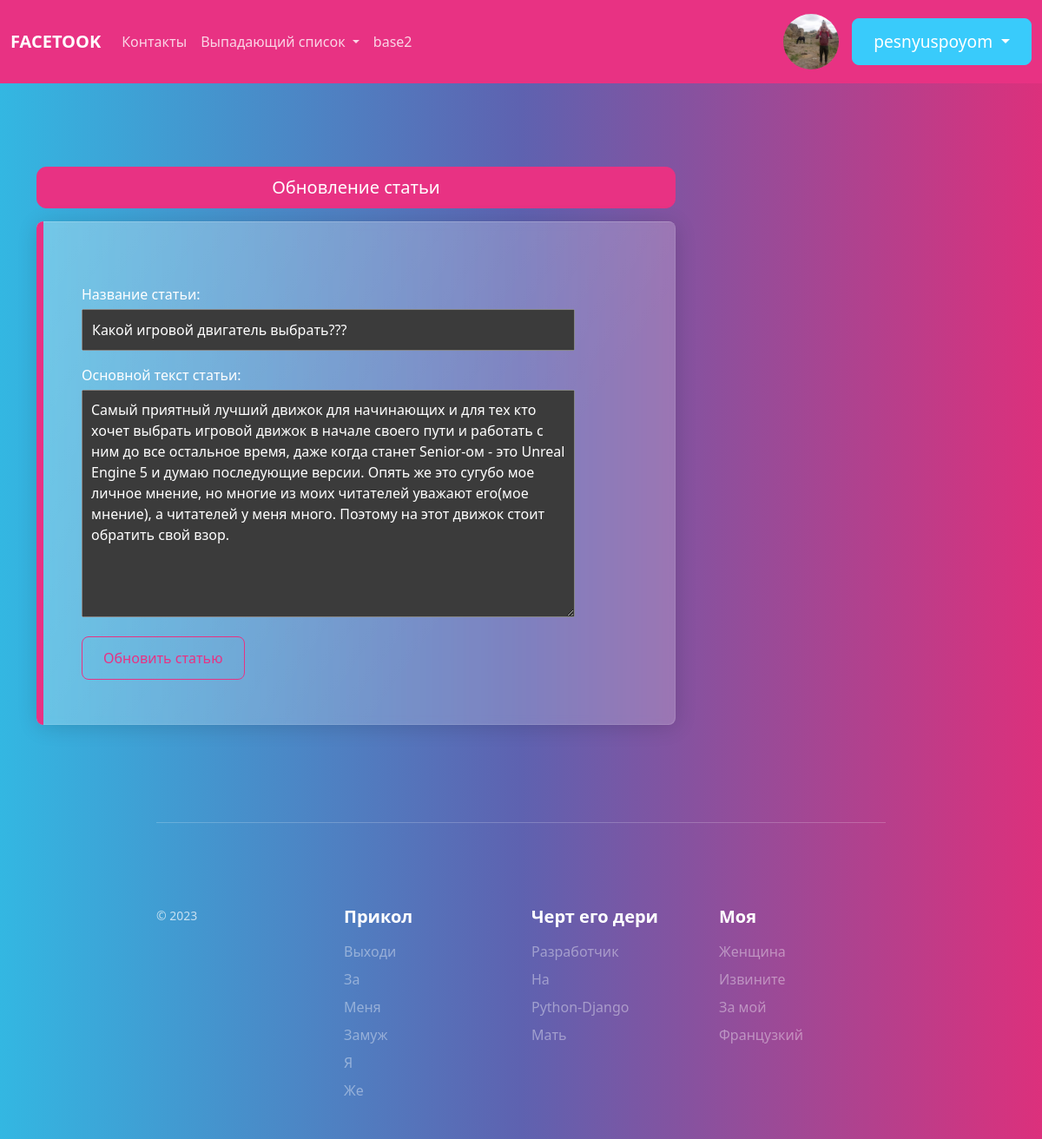
Page /news/1/update (signed in) on the committed database.
### users/models.py (models this page shows, shortened)
class Profile(models.Model):
    user = models.OneToOneField(User, on_delete=models.CASCADE)
    img = models.ImageField('Фото пользователя', default='default.png', upload_to='user_images')
    class Meta:
        verbose_name = 'Профайл'
        verbose_name_plural = 'Профайлы'

### blog/models.py (models this page shows, shortened)
class News(models.Model):                                       # unique СНИЗУ, добавляет уникальность, статьи с таким же именем не будет
    title = models.CharField('Название статьи', max_length=200, unique=True) # класс CharField позволяет создать поле, в котором мы можем написать текст с ограничением 100 символов
    text = models.TextField('Основной текст статьи') # класс TextField позволяет создать поле, в котором мы можем написать текст ограничением
    date = models.DateTimeField('Дата', default=timezone.now) # класс DateTimeField время создания статьи
    avtor = models.ForeignKey(User, verbose_name='Автор', on_delete=models.CASCADE)  # это поле привязанное к определенному пользователю + управлние удалением этого пользователя
    class Meta:
        verbose_name = 'Новость'
        verbose_name_plural = 'Новости'

### blog/views.py (the view, shortened to what this page needs)
# urls.py: path('news/<int:pk>/update', views.UpdateNewsView.as_view(), name='news-update'),
class UpdateNewsView(LoginRequiredMixin, UserPassesTestMixin, UpdateView):
    model = News
    template_name = 'blog/create_news.html'
    fields = ['title', 'text']
    def get_context_data(self, **kwargs):
        ctx = super(UpdateNewsView, self).get_context_data(**kwargs)
        ctx['title'] = 'Обновление статьи'
        ctx['btn_text'] = 'Обновить статью'
        return ctx
    def test_func(self):
        news = self.get_object()
        if self.request.user == news.avtor:
            return True
        return False

### blog/templates/blog/create_news.html (shortened to what this page needs)
{% extends 'blog/base.html' %}
{%block content%}
<div class="d-grid gap-2">
    <button class="btn btn-lg btn-primary" type="button" style="margin-bottom: 15px">
        <ya-tr-span data-index="301-0" data-translated="true" data-source-lang="en" data-target-lang="ru"
                    data-value="Block button" data-translation="Кнопка блокировки" data-ch="0" data-type="trSpan">
            {{ title }}
        </ya-tr-span>
    </button>
</div>
<div class="alert alert-dismissible alert-primary">
    <form method="post" class="form-register auth">
        {{ form.as_p }}
        <button class="btn btn-outline-primary" type="submit">{{ btn_text }}</button>
    </form>
</div>
{% endblock %}

### blog/templates/blog/base.html (shortened to what this page needs)
{% load static %}
<!doctype html>
<html lang="ru">
<head>
    <link rel="stylesheet" href="{% static 'css/bootstrap.css' %}">
    <link rel="stylesheet" href="{% static 'blog/main.css' %}">
</head>
<body>
<nav class="navbar navbar-expand-lg navbar-dark bg-primary">
    <div class="container-fluid">
        <a class="navbar-brand" href="http://127.0.0.1:8000/">
            <ya-tr-span data-index="41-0" data-translated="false" data-source-lang="en" data-target-lang="ru"
                        data-value="Navbar" data-translation="Панель навигации" data-ch="0" data-type="trSpan">
                FACETOOK
            </ya-tr-span>
        </a>
        <div class="collapse navbar-collapse" id="navbarColor01">
            <ul class="navbar-nav me-auto">
                <li class="nav-item">
                    <a class="nav-link" href="{% url 'contacts' %}">
                        <ya-tr-span data-index="43-0" data-translated="false" data-source-lang="en"
                                    data-target-lang="ru" data-value="Features" data-translation="Характеристики"
                                    data-ch="0" data-type="trSpan">Контакты
                        </ya-tr-span>
                    </a>
                </li>
                <li class="nav-item dropdown">
                    <a class="nav-link dropdown-toggle show" data-bs-toggle="dropdown" href="#" role="button"
                       aria-haspopup="true" aria-expanded="true">
                        <ya-tr-span data-index="46-0" data-translated="false" data-source-lang="en"
                                    data-target-lang="ru" data-value="Dropdown" data-translation="Выпадающий список"
                                    data-ch="0" data-type="trSpan">Выпадающий список
                        </ya-tr-span>
                    </a>
                </li>
                <li class="nav-item">
                    <a class="nav-link" href="{% url 'base2' %}">
                        <ya-tr-span data-index="43-0" data-translated="false" data-source-lang="en"
                                    data-target-lang="ru" data-value="Features" data-translation="Характеристики"
                                    data-ch="0" data-type="trSpan">base2
                        </ya-tr-span>
                    </a>
                </li>
            </ul>
            {% if not user.is_authenticated %}
            <a href="{% url 'reg' %}">
                <button class="btn btn-outline-warning">Регистрация</button>
            </a>
            <a href="{% url 'user' %}" class="px-2">
                <button class="btn btn-outline-info">Войти</button>
            </a>
            {% else %}
            <img src="{{ user.profile.img.url }}" alt="{{ username }}'s profile picture" class="user_images">
            <div class="btn-group" role="group" aria-label="Группа кнопок с вложенным выпадающим списком">
                <div class="btn-group" role="group">
                    <button id="btnGroupDrop4" type="button" class="btn btn-info dropdown-toggle"
                            data-bs-toggle="dropdown" aria-haspopup="true" aria-expanded="false"
                            style="font-size: 1.2em;">
                        {{ user.username }}
                    </button>
                </div>
            </div>
            {% endif %}
        </div>
    </div>
</nav>
<div class="container mt-5">
    <div class="row">
        <div class="col-md-8">
            {% block content %}
            {% endblock %}
        </div>
        <div class="col-md-4">
        </div>
    </div>
</div>
<footer class="pt-4 my-md-5 pt-md-5 border-top">
    <div class="row">
        <div class="col-12 col-md">
            <small class="d-block mb-3 text-muted">© 2023</small>
        </div>
        <div class="col-6 col-md">
            <h5>Прикол</h5>
            <ul class="list-unstyled text-small">
                <li class="mb-1"><a class="link-secondary text-decoration-none" href="#">Выходи</a></li>
                <li class="mb-1"><a class="link-secondary text-decoration-none" href="#">За</a></li>
                <li class="mb-1"><a class="link-secondary text-decoration-none" href="#">Меня</a></li>
                <li class="mb-1"><a class="link-secondary text-decoration-none" href="#">Замуж</a></li>
                <li class="mb-1"><a class="link-secondary text-decoration-none" href="#">Я</a></li>
                <li class="mb-1"><a class="link-secondary text-decoration-none" href="#">Же</a></li>
            </ul>
        </div>
        <div class="col-6 col-md">
            <h5>Черт его дери</h5>
            <ul class="list-unstyled text-small">
                <li class="mb-1"><a class="link-secondary text-decoration-none" href="#">Разработчик</a></li>
                <li class="mb-1"><a class="link-secondary text-decoration-none" href="#">На</a></li>
                <li class="mb-1"><a class="link-secondary text-decoration-none" href="#">Python-Django</a></li>
                <li class="mb-1"><a class="link-secondary text-decoration-none" href="#">Мать</a></li>
            </ul>
        </div>
        <div class="col-6 col-md">
            <h5>Моя</h5>
            <ul class="list-unstyled text-small">
                <li class="mb-1"><a class="link-secondary text-decoration-none" href="#">Женщина</a></li>
                <li class="mb-1"><a class="link-secondary text-decoration-none" href="#">Извините</a></li>
                <li class="mb-1"><a class="link-secondary text-decoration-none" href="#">За мой</a></li>
                <li class="mb-1"><a class="link-secondary text-decoration-none" href="#">Французкий</a></li>
            </ul>
        </div>
    </div>
</footer>
</body>
</html>

### blog/static/blog/main.css (style rules this page uses)
.user_images { width: 64px; height: 64px; border-radius: 50%; margin-right: 15px; margin-left: 20px; }
.form-register { padding: 20px; margin-top: 20px; margin-top: 20px; }
.form-register.auth input, .form-register.auth textarea { width: 100%; margin-top: 5px; padding: 10px; }
footer { width: 70%; margin-left: 15%; }

### blog/templates/blog/base.html (style rules this page uses)
.navbar-brand { font-weight: bold; }

### rows in the picture
News: title "Какой игровой двигатель выбрать???", text "Самый приятный лучший движок для начинающих и для тех кто хочет выбрать игровой движок в начале своего пути и работать с ним до все остальное время, даже когда станет Senior-ом - это Unreal Engine 5 и думаю последующие версии. Опять же это сугубо мое личное мнение, но многие из моих читателей уважают его(мое мнение), а читателей у меня много. Поэтому на этот движок стоит обратить свой взор."

### other values in the picture
{{ user.username }} "pesnyuspoyom"
{{ title }} "Обновление статьи"
{{ btn_text }} "Обновить статью"
